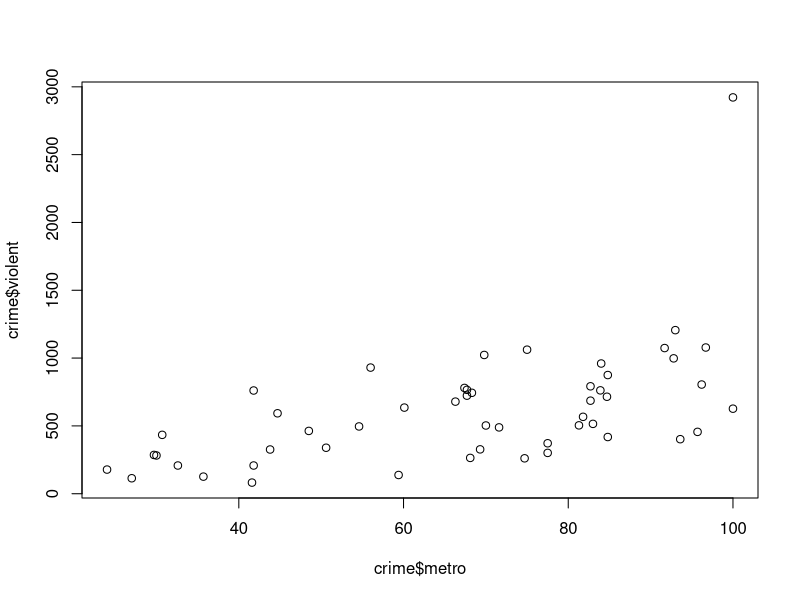

Write the R code that produced this figure.

## ----, echo = FALSE, message = FALSE-------------------------------------
knitr::opts_chunk$set(
  comment = ">",
  error = FALSE,
  tidy = FALSE
)


## ----simple, eval = FALSE------------------------------------------------
## > 2+3


## ----simple_eval---------------------------------------------------------
2+3


## ----b-------------------------------------------------------------------
a <- 2
a


## ----workspace, eval = FALSE---------------------------------------------
## ls()


## ----workspace3----------------------------------------------------------
ls()


## ----workspace4----------------------------------------------------------
b <- log10(500) 
c <- ((23-12)^2)/12 + ((17-24)^2)/24 + ((8-12)^2)/12 
ls()


## ----workspace5----------------------------------------------------------
ls()
c


## ----concat--------------------------------------------------------------
d <- c(1, 2, 3, 4, 5)
d


## ----args----------------------------------------------------------------
args(sample)


## ----help, eval=FALSE----------------------------------------------------
## ?sample


## ----matrix--------------------------------------------------------------
ls()
z <- c(21,22,23, 24, 25)
mat1 <- cbind(d,z)
mat2 <- rbind(d,z)


## ----matrix print--------------------------------------------------------
mat1
mat2


## ----vector index--------------------------------------------------------
z
z[4]


## ----vector1 index-------------------------------------------------------
z[1:3]


## ----matrix row----------------------------------------------------------
mat1



## ----matrix1 row---------------------------------------------------------
mat1[1,2]
mat1[1,]


## ----dataframe-----------------------------------------------------------
df <- data.frame(mat1)
df


## ----data name-----------------------------------------------------------
df$d 


## ----mat note------------------------------------------------------------
df[,1]


## ----set dir-------------------------------------------------------------
# Example for mac users 
setwd("/Users/PaulYousefi/Documents/PhD/SW_R_Tutorial/")


## ----directory, eval=FALSE-----------------------------------------------
## # Example for Windows users
## setwd("C:/Rab/")


## ----reading-------------------------------------------------------------
crime<-read.csv("CRIME.csv")


## ------------------------------------------------------------------------
class(crime)
dim(crime)


## ----heads---------------------------------------------------------------
head(crime)


## ------------------------------------------------------------------------
str(crime)


## ----subset--------------------------------------------------------------
e<-crime$metro
f<-crime[1, 2:5]
f


## ----state---------------------------------------------------------------
CA <- crime[crime$state=="CA",]
dim(CA)


## ----interact------------------------------------------------------------
# Make interaction variable for metro and poverty
crime$interact <- crime$metro * crime$poverty
summary(crime$interact)


## ----recode--------------------------------------------------------------
crime$poverty_cat[crime$poverty < 10] <- "Low" 
crime$poverty_cat[crime$poverty >= 10] <- "High"


## ----ifelse--------------------------------------------------------------
crime$poverty_binary <- ifelse(crime$poverty >= 12,
	c(1), c(0))


## ----sort----------------------------------------------------------------
crime[order(crime$murder),]
crime[order(crime$murder, crime$violent),]


## ----Plot, eval=FALSE----------------------------------------------------
## plot(crime$violent, crime$metro)


## ----Plot1, fig.width = 3, fig.height = 3, echo=FALSE--------------------
plot(crime$metro, crime$violent)


## ----regression1, eval=FALSE---------------------------------------------
## fit1 <- glm(violent ~ metro + poverty + snglpar,
## 	data = crime, family = "gaussian")
## 
## summary(fit1)


## ----regression2, echo=FALSE---------------------------------------------
fit1 <- glm(violent ~ metro + poverty + snglpar, 
	data = crime, family = "gaussian")
summary(fit1)


## ----logistic, eval=FALSE------------------------------------------------
## fit2 <- glm(poverty_binary ~ hsgrad,
## 	data = crime, family = "binomial")
## 
## summary(fit2)


## ----logistic1, echo=FALSE-----------------------------------------------
fit2 <- glm(poverty_binary ~ hsgrad, 
	data = crime, family = "binomial")
summary(fit2)


## ----logisticmore--------------------------------------------------------
exp(coef(fit2)) # exponentiated coefficients
exp(confint(fit2)) # 95% CI for exponentiated coefficients


## ----corr----------------------------------------------------------------
variables <- crime[,c("violent", "metro", "poverty")]
cor(variables)


## ----chi1, warning=FALSE, message=FALSE, error=FALSE---------------------
# Create another binary variable
crime$murder_binary <- ifelse(crime$murder >= 6,
	c(1), c(0))

# Make a table
pv <- table(crime$poverty_binary, crime$murder_binary)


## ----chi2----------------------------------------------------------------
chisq.test(pv)


## ----install, eval=FALSE-------------------------------------------------
## install.packages("gdata")
## library(gdata)


